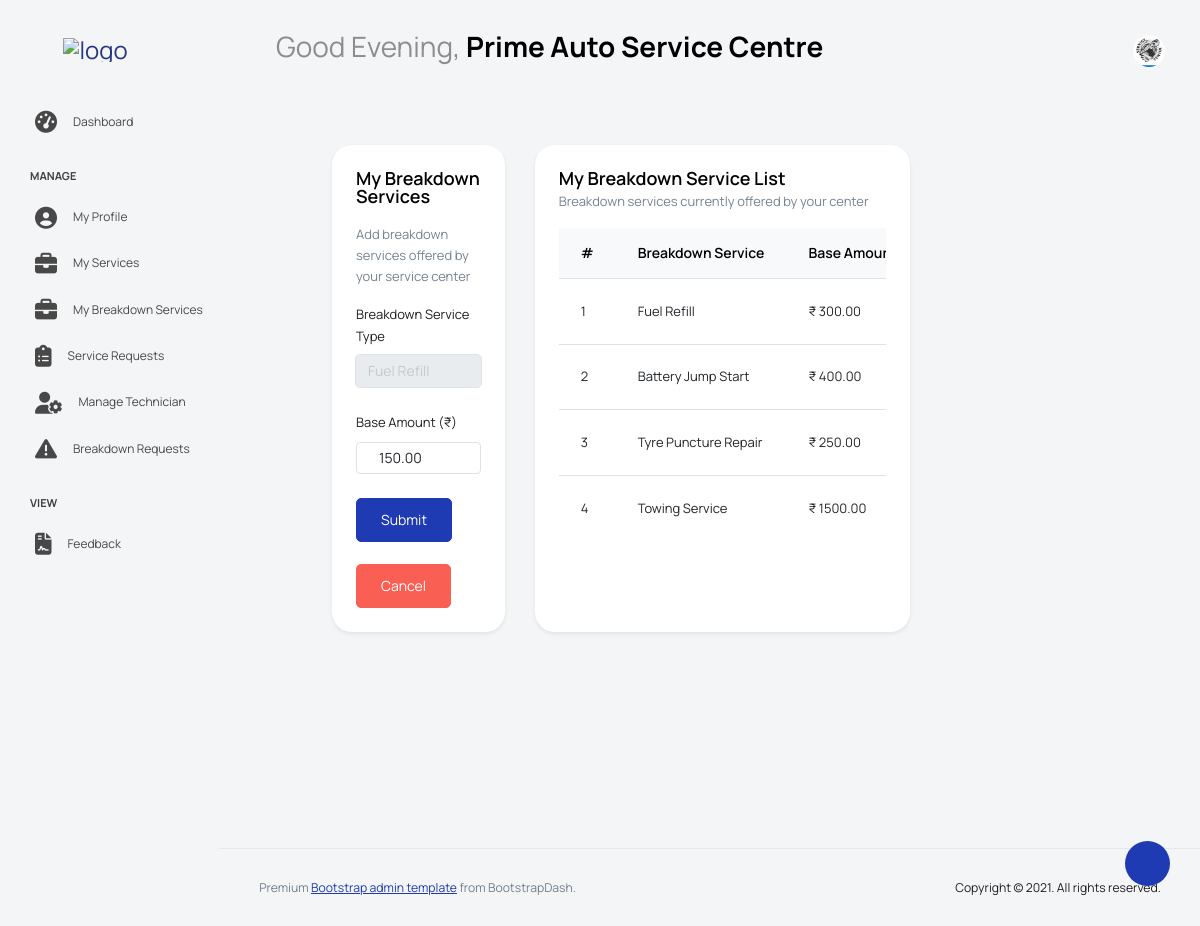
The app's page /ServiceCenter/edit-breakdown-service/13/ (signed in) with its own data.
### Guest/models.py (models this page shows)
class tbl_servicecenter(models.Model):
    servicecenter_name=models.CharField(max_length=50)
    servicecenter_email=models.CharField(max_length=50)
    servicecenter_contact=models.CharField(max_length=50)
    servicecenter_address=models.CharField(max_length=50)
    servicecenter_logo=models.FileField(upload_to='Assets/ServicecenterDocs/')
    servicecenter_license=models.FileField(upload_to='Assets/ServicecenterDocs/')
    servicecenter_password=models.CharField(max_length=50)
    servicecenter_status=models.IntegerField(default=0)
    servicecenter_regdate=models.DateField(auto_now_add=True)
    place=models.ForeignKey(tbl_place,on_delete=models.CASCADE)

### ServiceCenter/models.py (models this page shows)
class tbl_servicecenter_breakdown_services(models.Model):
    servicecenter = models.ForeignKey(tbl_servicecenter,on_delete=models.CASCADE)
    servicetype = models.ForeignKey(tbl_breakdown_servicetype,on_delete=models.CASCADE)
    base_amount = models.DecimalField(max_digits=10, decimal_places=2)

### Admin/models.py (models this page shows)
class tbl_breakdown_servicetype(models.Model):
    servicetype_name = models.CharField(max_length=100)

### ServiceCenter/views.py (the view)
# urls.py: path('edit-breakdown-service/<int:sid>/',views.edit_breakdown_service,name='edit_breakdown_service'),
def edit_breakdown_service(request, sid):
    editservice = tbl_servicecenter_breakdown_services.objects.get(id=sid)
    servicecenter=tbl_servicecenter.objects.get(id=request.session['cid'])
    if request.method == "POST":
        editservice.base_amount = request.POST.get("base_amount")
        editservice.save()
        return redirect("ServiceCenter:my_breakdown_services")
    servicetypes = tbl_breakdown_servicetype.objects.all()
    myservices = tbl_servicecenter_breakdown_services.objects.filter(servicecenter=request.session['cid'])
    return render( request, "ServiceCenter/MyBreakdownServices.html",
        {
            'editservice': editservice,
            'data': servicetypes,
            'myservices': myservices,
            'Data': servicecenter
        }
    )

### ServiceCenter/templates/ServiceCenter/MyBreakdownServices.html (shortened to what this page needs)
{% extends 'ServiceCenter/Head_service.html' %}
{% block content %}
<div class="main-panel">
  <div class="content-wrapper">
    <div class="row">
      <div class="col-md-4 grid-margin stretch-card">
        <div class="card shadow-sm">
          <div class="card-body">
            <h4 class="card-title">My Breakdown Services</h4>
            <p class="card-description mb-3">
              Add breakdown services offered by your service center
            </p>
            <form method="post" class="forms-sample">
              <div class="form-group">
                <label for="sel_servicetype">Breakdown Service Type</label>
                <select class="form-control"
                        name="sel_servicetype"
                        id="sel_servicetype"
                        required>
                  {% for i in data %}
                    <option value="{{ i.id }}"
                      {% if editservice and i.id == editservice.servicetype.id %}selected{% endif %}>
                      {{ i.servicetype_name }}
                    </option>
                  {% endfor %}
                </select>
              </div>
              <div class="form-group">
                <label for="base_amount">Base Amount (₹)</label>
                <input type="number"
                       class="form-control"
                       name="base_amount"
                       id="base_amount"
                       min="0"
                       step="0.01"
                       placeholder="Enter base price"
                       value="{{ editservice.base_amount|default:'' }}"
                       required>
              </div>
              <div class="mt-3">
                <button type="submit" class="btn btn-primary me-2">
                  Submit
                </button>
                <br><br>
                <a href="{% url 'ServiceCenter:my_breakdown_services' %}"
                   class="btn btn-danger">
                  Cancel
                </a>
              </div>
            </form>
          </div>
        </div>
      </div>
      <div class="col-md-8 grid-margin stretch-card">
        <div class="card shadow-sm">
          <div class="card-body">
            <div class="d-flex align-items-center justify-content-between mb-3">
              <div>
                <h4 class="card-title mb-1">My Breakdown Service List</h4>
                <p class="card-description mb-0">
                  Breakdown services currently offered by your center
                </p>
              </div>
            </div>
            <div class="table-responsive">
              <table class="table table-hover align-middle">
                <thead class="table-light">
                  <tr>
                    <th style="width:70px;">#</th>
                    <th>Breakdown Service</th>
                    <th>Base Amount (₹)</th>
                  </tr>
                </thead>
                <tbody>
                  {% for i in myservices %}
                  <tr>
                    <td>{{ forloop.counter }}</td>
                    <td>{{ i.servicetype.servicetype_name }}</td>
                    <td>₹ {{ i.base_amount }}</td>
                  </tr>
                  {% endfor %}
                </tbody>
              </table>
            </div>
          </div>
        </div>
      </div>
    </div>
  </div>
</div>
{% endblock content %}

### ServiceCenter/templates/ServiceCenter/Head_service.html (shortened to what this page needs)
{% load static %}
<!DOCTYPE html>
<html lang="en">
<head>
  <link rel="stylesheet" href="{% static 'ServiceCenter/vendors/feather/feather.css' %}">
  <link rel="stylesheet" href="{% static 'ServiceCenter/vendors/mdi/css/materialdesignicons.min.css' %}">
  <link rel="stylesheet" href="{% static 'ServiceCenter/vendors/ti-icons/css/themify-icons.css' %}">
  <link rel="stylesheet" href="{% static 'ServiceCenter/vendors/typicons/typicons.css' %}">
  <link rel="stylesheet" href="{% static 'ServiceCenter/vendors/simple-line-icons/css/simple-line-icons.css' %}">
  <link rel="stylesheet" href="{% static 'ServiceCenter/vendors/css/vendor.bundle.base.css' %}">
  <link rel="stylesheet" href="{% static 'ServiceCenter/vendors/datatables.net-bs4/dataTables.bootstrap4.css' %}">
  <link rel="stylesheet" href="{% static 'ServiceCenter/js/select.dataTables.min.css' %}">
  <link rel="stylesheet" href="{% static 'ServiceCenter/css/vertical-layout-light/style.css' %}">
  <link rel="stylesheet" href="https://cdnjs.cloudflare.com/ajax/libs/font-awesome/6.5.0/css/all.min.css">
</head>
<body>
<div class="container-scroller">
  <nav class="navbar default-layout col-lg-12 col-12 p-0 fixed-top d-flex align-items-top flex-row">
    <div class="text-center navbar-brand-wrapper d-flex align-items-center justify-content-start">
      <div class="me-3">
        <button class="navbar-toggler navbar-toggler align-self-center" type="button" data-bs-toggle="minimize">
          <span class="icon-menu"></span>
        </button>
      </div>
      <div>
        <a class="navbar-brand brand-logo" href="{% url 'ServiceCenter:HomePage' %}">
          <img src="{% static 'ServiceCenter/images/GarageLive_logo.png' %}" alt="logo">
        </a>
      </div>
    </div>
    <div class="navbar-menu-wrapper d-flex align-items-top">
      <ul class="navbar-nav">
        <li class="nav-item font-weight-semibold ms-0">
          <h1 class="welcome-text">
            <span id="greeting"></span>,
            <span class="text-black fw-bold">{{ Data.servicecenter_name }}</span>
          </h1>
        </li>
      </ul>
      <ul class="navbar-nav ms-auto">
        <li class="nav-item dropdown user-dropdown">
          <a class="nav-link" id="UserDropdown" href="#" data-bs-toggle="dropdown" aria-expanded="false">
            <img class="img-xs rounded-circle" src="{{ Data.servicecenter_logo.url }}" alt="Profile image">
          </a>
        </li>
      </ul>
    </div>
  </nav>
  <div class="container-fluid page-body-wrapper">
    <div class="theme-setting-wrapper">
      <div id="settings-trigger"><i class="ti-settings"></i></div>
    </div>
    <nav class="sidebar sidebar-offcanvas" id="sidebar">
      <ul class="nav">
        <li class="nav-item">
          <a class="nav-link" href="{% url 'ServiceCenter:HomePage' %}">
            <i class="menu-icon fa-solid fa-tachometer-alt"></i>
            <span class="menu-title">Dashboard</span>
          </a>
        </li>
        <li class="nav-item nav-category">Manage</li>
        <li class="nav-item">
          <a class="nav-link" href="{% url 'ServiceCenter:profile' %}">
            <i class="menu-icon fa-solid fa-user-circle"></i>
            <span class="menu-title">My Profile</span>
          </a>
        </li>
        <li class="nav-item">
          <a class="nav-link" href="{% url 'ServiceCenter:myservices' %}">
            <i class="menu-icon fa-solid fa-briefcase"></i>
            <span class="menu-title">My Services</span>
          </a>
        </li>
         <li class="nav-item">
            <a class="nav-link" href="{% url 'ServiceCenter:my_breakdown_services' %}">
              <i class="menu-icon fa-solid fa-briefcase"></i>
              <span class="menu-title">My Breakdown Services</span>
            </a>
          </li>
        <li class="nav-item">
          <a class="nav-link" href="{% url 'ServiceCenter:service_request' %}">
            <i class="menu-icon fa-solid fa-clipboard-list"></i>
            <span class="menu-title">Service Requests</span>
          </a>
        </li>
        <li class="nav-item">
          <a class="nav-link" href="{% url 'ServiceCenter:technician' %}">
            <i class="menu-icon fa-solid fa-user-cog"></i>
            <span class="menu-title">Manage Technician</span>
          </a>
        </li>
          <li class="nav-item">
            <a class="nav-link" href="{% url 'ServiceCenter:breakdownrequest' %}">
              <i class="menu-icon fa-solid - fa-triangle-exclamation"></i>
              <span class="menu-title">Breakdown Requests</span>
            </a>
          </li>
        <li class="nav-item nav-category">View</li>
          <li class="nav-item">
            <a class="nav-link" href="{% url 'ServiceCenter:view_feedback' %}">
              <i class="menu-icon fa-solid fa-file-contract"></i>
              <span class="menu-title">Feedback</span>
            </a>
          </li>
      </ul>
    </nav>
    <div class="main-panel">
      <div class="content-wrapper">
        {% block content %}
        {% endblock content %}
      </div>
      <footer class="footer">
        <div class="d-sm-flex justify-content-center justify-content-sm-between">
          <span class="text-muted text-center text-sm-left d-block d-sm-inline-block">
            Premium <a href="https://www.bootstrapdash.com/" target="_blank">Bootstrap admin template</a> from BootstrapDash.
          </span>
          <span class="float-none float-sm-right d-block mt-1 mt-sm-0 text-center">
            Copyright © 2021. All rights reserved.
          </span>
        </div>
      </footer>
    </div>
  </div>
</div>
</body>
</html>

### records on screen
tbl_servicecenter: servicecenter_name "Prime Auto Service Centre", servicecenter_logo (picture)
tbl_servicecenter_breakdown_services: sel_servicetype "Fuel Refill", base_amount "150.00"
tbl_servicecenter_breakdown_services: servicetype.servicetype_name "Fuel Refill", base_amount "300.00"
tbl_servicecenter_breakdown_services: servicetype.servicetype_name "Battery Jump Start", base_amount "400.00"
tbl_servicecenter_breakdown_services: servicetype.servicetype_name "Tyre Puncture Repair", base_amount "250.00"
tbl_servicecenter_breakdown_services: servicetype.servicetype_name "Towing Service", base_amount "1500.00"
